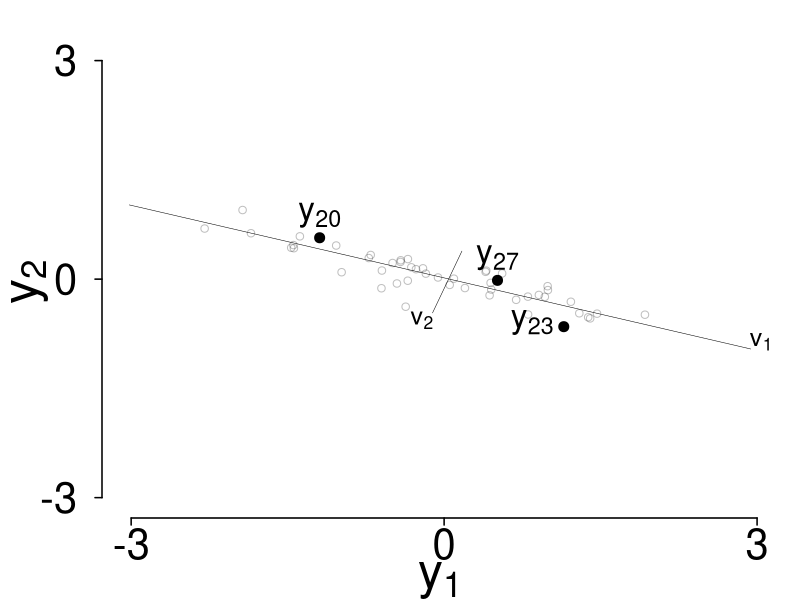

Recreate this plot in R. (Note: this script raises an error after producing the figure.)
#
# title     : plotPCA.R
# purpose   : R script to create an illustration of principal component 
#           : analysis important concepts.
# author    : WD41, LRS/EPFL/PSI
# date      : May 2017
#
# Global variables ------------------------------------------------------------
set.seed(11245012)
otpfullnames <- c("./figures/plotPCA_1.pdf",
                  "./figures/plotPCA_2.pdf")

# Graphic Parameters
fig_size <- c(5, 5)                 # width, height
margin <- c(4, 5, 2.2, 1) + 0.1     # canvas margin (bot, left, top, right)
cex_axis <- 2.5     # Axis marker size
cex_lab  <- 3.0     # Axis label size
cex_main <- 3.0     # Main title size
cex_ann  <- 2.0     # Annotation text
tck_len  <- -0.35   # Tick length
cex_lab_shift <- 1.25   # Shift of the axis label from the axis

# Define the illustrative case ------------------------------------------------
mu <- matrix(c(0, 0))                   # Mean vector
rr <- matrix(c(0.81, -1 * sqrt(0.81) * sqrt(0.25) * 0.85, 
               -1 * sqrt(0.81) * sqrt(0.16) * 0.85, 0.16), 
             nrow = 2)                              # Arbitrary covariance

ll <- t(chol(rr))

n <- 50
zz <- matrix(ncol = 2, nrow = n)

for (i in 1:n)
{
    zz[i, ] <- mu + ll %*% c(as.matrix(rnorm(2), nrow = 2))
}

# Carry out the principal component analysis ----------------------------------
zz_svd  <- svd(scale(zz,scale = F), nv = 2) # SVD on unscaled data
std_dev <- sqrt((zz_svd$d)^2/(n-1))
D <- diag(zz_svd$d)
pc_scores <- zz_svd$u %*% D

#zz_svd_scaled <- svd(scale(zz), nv = 2)    # SVD on scaled data
#D <- diag(zz_svd_scaled$d)
#pc_scores <- zz_svd_scaled$u %*% D
#std_dev <- sqrt(diag(D^2 / (n - 1)))
#diag(D^2 / (n - 1))

computeXY <- function(xx, yy, std_x, eigenvector)
{
    ax1 <- 3 * std_x * cos(atan(eigenvector[2]/eigenvector[1]))
    ax2 <- 3 * std_x * sin(atan(eigenvector[2]/eigenvector[1]))
    return(list(c(mean(xx) - ax1, mean(xx), mean(xx) + ax1),
                c(mean(yy) - ax2, mean(yy), mean(yy) + ax2)))
}

# Data points in the original coordinate system plot --------------------------
idx <- c(23, 20, 27)         # Selected illustrative points
pdf(otpfullnames[1], family = "CM Roman", 
    width = fig_size[1], height = fig_size[2])
par(mfrow = c(1,1), mar = margin, las = 1,
    oma = c(0, 0, 0, 0), bty = "n")

plot(0, 0, type = "n", 
     xlim = c(mean(zz[,1]) - 1 * ceiling(3 * sqrt(0.81)), mean(zz[,1]) + ceiling(3 * sqrt(0.81))), 
     ylim = c(mean(zz[,1]) - 1 * ceiling(3 * sqrt(0.81)), mean(zz[,1]) + ceiling(3 * sqrt(0.81))),
     axes = FALSE,
     ylab = "", 
     xlab = "")

points(zz[,1], zz[,2], col = rgb(0, 0, 0, 0.25))
# Principal components lines with +- 3 sigma as length
lines(computeXY(zz[,1], zz[,2], std_dev[1], zz_svd$v[,1])[[1]],
      computeXY(zz[,1], zz[,2], std_dev[1], zz_svd$v[,1])[[2]],
      lwd = 0.5)
lines(computeXY(zz[,2], zz[,1], std_dev[2], zz_svd$v[,2])[[1]],
      computeXY(zz[,2], zz[,1], std_dev[2], zz_svd$v[,2])[[2]],
      lwd = 0.5)

# Illustrative points
points(zz[idx,1], zz[idx,2], pch = 20, cex = 2.0)

# Put labels
label <- data.frame(x = zz[idx,1],
                    y = zz[idx,2])
text(label$x[1], label$y[1], 
     labels = c(parse(text=paste("y[",idx[1],"]", sep = ""))), cex = cex_ann, pos = 2)
text(label$x[2], label$y[2], 
     labels = c(parse(text=paste("y[",idx[2],"]", sep = ""))), cex = cex_ann, pos = 3)
text(label$x[3], label$y[3], 
     labels = c(parse(text=paste("y[",idx[3],"]", sep = ""))), cex = cex_ann, pos = 3)

text(computeXY(zz[,1], zz[,2], std_dev[1], zz_svd$v[,1])[[1]][3] + 0.1, 
     computeXY(zz[,1], zz[,2], std_dev[1], zz_svd$v[,1])[[2]][3] + 0.1, 
     labels = expression(v[1]),
     cex = 1.5)
text(computeXY(zz[,2], zz[,1], std_dev[2], zz_svd$v[,2])[[1]][1] - 0.1, 
     computeXY(zz[,2], zz[,1], std_dev[2], zz_svd$v[,2])[[2]][1] - 0.1, 
     labels = expression(v[2]),
     cex = 1.5)

# Set Axis, Ticks and Labels
# x-axis
axis(side = 1, lwd = 1.5,
     at = c(round(mean(zz[,1])) - ceiling(3 * sqrt(0.81)), 
            round(mean(zz[,1])), 
            round(mean(zz[,1])) + ceiling(3 * sqrt(0.81))), 
     mgp = c(3, cex_lab_shift, 0), 
     tcl = tck_len, cex.axis = cex_axis)
title(xlab = expression(y[1]), mgp = c(3.25, 0, 0), cex.lab = cex_lab)
# y-axis
axis(side = 2, lwd = 1.5,
     at = c(round(mean(zz[,1])) - ceiling(3 * sqrt(0.81)), 
            round(mean(zz[,1])), 
            round(mean(zz[,1])) + ceiling(3 * sqrt(0.81))), 
     mgp = c(3, cex_lab_shift, 0), 
     tcl = tck_len, cex.axis = cex_axis)
title(ylab = expression(y[2]), mgp = c(2.5, 0, 0), cex.lab = cex_lab)

dev.off()
embed_fonts(otpfullnames[1], outfile = otpfullnames[1])


# Data points in the new (optimal) coordinate system plot ---------------------
pdf(otpfullnames[2], family = "CM Roman", 
    width = fig_size[1], height = fig_size[2])
par(mfrow = c(1,1), mar = margin, las = 1,
    oma = c(0, 0, 0, 0), bty = "n")

plot(0, 0, type = "n", 
     xlim = c(-1 * floor(3 * std_dev[1]), floor(3 * std_dev[1])), 
     ylim = c(-1 * floor(3 * std_dev[1]), floor(3 * std_dev[1])),
     axes = FALSE,
     ylab = "", 
     xlab = "")

points(pc_scores[,1], pc_scores[,2], col = rgb(0, 0, 0, 0.25))

lines(c(-3 * sd(pc_scores[,1]), 0, 3 * sd(pc_scores[,1])), c(0, 0, 0), 
      lwd = 0.5)
lines(c(0, 0, 0), c(-3 * sd(pc_scores[,2]), 0, 3 * sd(pc_scores[,2])), 
      lwd = 0.5)
# Illustrative points
points(pc_scores[idx,1], pc_scores[idx,2], pch = 20, cex = 2.0)
label <- data.frame(x = pc_scores[idx,1],
                    y = pc_scores[idx,2])
# Put labels
for (i in 1:3) 
{
    lines(c(pc_scores[idx[i],1], pc_scores[idx[i],1]), c(0, pc_scores[idx[i],2]), lwd = .5, lty = 2)
    lines(c(0, pc_scores[idx[i],1]), c(pc_scores[idx[i],2], pc_scores[idx[i],2]), lwd = .5, lty = 2)
}
text(label$x[1], label$y[1], 
     labels = c(parse(text=paste("w[",idx[1],"]", sep = ""))), cex = cex_ann, pos = 2)
text(label$x[2], label$y[2], 
     labels = c(parse(text=paste("w[",idx[2],"]", sep = ""))), cex = cex_ann, pos = 1)
text(label$x[3], label$y[3], 
     labels = c(parse(text=paste("w[",idx[3],"]", sep = ""))), cex = cex_ann, pos = 1)

# Set Axis, Ticks and Labels
# x-axis
axis(side = 1, lwd = 1.5,
     at = c(-1 * floor(3 * std_dev[1]), 0, floor(3 * std_dev[1])), 
     mgp = c(3, cex_lab_shift, 0), 
     tcl = tck_len, cex.axis = cex_axis)
title(xlab = expression(v[1]), mgp = c(3.25, 0, 0), cex.lab = cex_lab)
# y-axis
axis(side = 2, lwd = 1.5,
     at = c(-1 * floor(3 * std_dev[1]), 0, floor(3 * std_dev[1])), 
     mgp = c(3, cex_lab_shift, 0), 
     tcl = tck_len, cex.axis = cex_axis)
title(ylab = expression(v[2]), mgp = c(2.5, 0, 0), cex.lab = cex_lab)

# Save the plot
dev.off()
embed_fonts(otpfullnames[2], outfile = otpfullnames[2])
